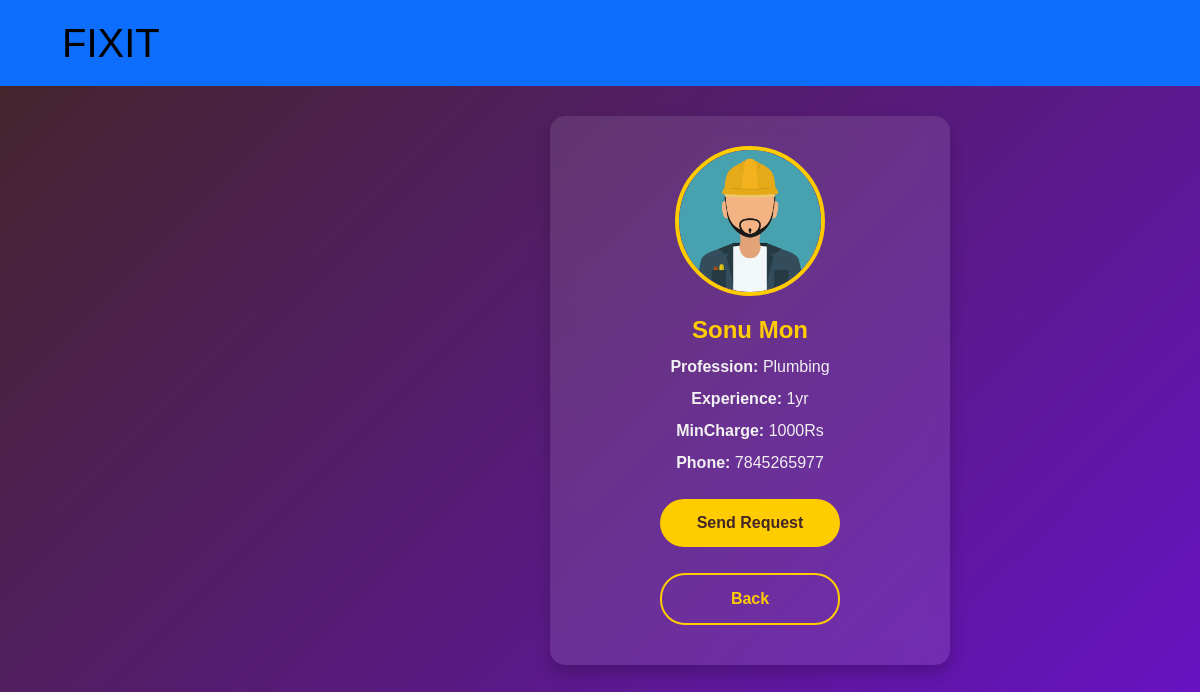
Page /worker/59/ on the committed database.
### mainapp/models.py (models this page shows, shortened)
class Worker(models.Model):
    TITLE_CHOICES = [
        ('Mr', 'Mr.'),
        ('Ms', 'Ms.'),
    ]
    STATUS_CHOICES = [
        ('pending', 'Pending'),
        ('approved', 'Approved'),
        ('rejected', 'Rejected'),
    ]
    title = models.CharField(max_length=10, choices=TITLE_CHOICES, default='Mr')
    first_name = models.CharField(max_length=100)
    last_name = models.CharField(max_length=100)
    email = models.EmailField(max_length=100, unique=True)
    password = models.CharField(max_length=255)  # Hashed password storage
    gender = models.CharField(max_length=10, choices=[('Male', 'Male'), ('Female', 'Female')])
    phone = models.CharField(max_length=15)
    profession = models.TextField()
    experience = models.TextField()
    amount = models.TextField()
    status = models.BooleanField(default=True, )  # Worker availability
    is_approved = models.BooleanField(default=False)  # New field

### mainapp/views.py (the view)
# urls.py: path('worker/<int:worker_id>/', views.view_worker, name='view_worker'),
def view_worker(request, worker_id):
    worker = get_object_or_404(Worker, id=worker_id)
    return render(request, 'view_worker.html', {'worker': worker})

### mainapp/templates/view_worker.html (shortened to what this page needs)
{% load static %}
<!DOCTYPE html>
<html lang="en">
<head>
    <link href="https://cdn.jsdelivr.net/npm/bootstrap@5.3.3/dist/css/bootstrap.min.css" rel="stylesheet">
    <link rel="stylesheet" href="{% static 'css/viewworker.style.css' %}">
</head>
<body>
    <nav class="navbar navbar-expand-lg navbar-light bg-primary" style=" width: 100%;">
        <div class="container-fluid">
          <a class="navbar-brand" href="#" style="font-size:40px; font-family: 'Franklin Gothic Medium', 'Arial Narrow', Arial, sans-serif; margin-left: 50px;" data-bs-toggle="offcanvas" data-bs-target="#staticBackdrop" aria-controls="staticBackdrop">FIXIT</a>
    </div>
  </nav>
  <div class="worker-container">
    <img src="{% if worker.gender == 'Male' %}
    {% static 'images/190691.png' %}
{% elif worker.gender == 'Female' %}
    {% static 'images/female_avatarjpg.jpg' %}
{% else %}
    {% static 'images/190691.png' %}
{% endif %}"
alt="Worker Image" class="worker-img">
    <h2 class="worker-name">{{ worker.first_name }} {{ worker.last_name }}</h2>
    <p class="worker-info"><strong>Profession:</strong> {{ worker.profession }}</p>
    <p class="worker-info"><strong>Experience:</strong> {{ worker.experience }} </p>
    <p class="worker-info"><strong>MinCharge:</strong> {{ worker.amount }}</p>
    <p class="worker-info"><strong>Phone:</strong> {{ worker.phone }}</p>
{% if worker.status %}
    <a href="{% url 'send_request' worker.id %}" class="btn btn-primary mt-3">Send Request</a>
{% else %}
    <button class="btn btn-primary mt-3" disabled>Not Available</button>
{% endif %}
    <a href="{% url 'user_dashboard' %}" class="btn btn-secondary mt-3">Back</a>
</div>
</body>
</html>

### mainapp/static/css/viewworker.style.css (style rules this page uses)
body { background: linear-gradient(135deg, #432626, #6a11cb); font-family: 'Poppins', sans-serif; color: #fff; margin: 0; padding: 0; justify-content: center; align-items: center; min-height: 100vh; }
.worker-container { background: rgba(255, 255, 255, 0.1); backdrop-filter: blur(10px); padding: 30px; border-radius: 15px; box-shadow: 0 8px 16px rgba(0, 0, 0, 0.2); text-align: center; width: 100%; max-width: 400px; transition: transform 0.3s ease; margin-top: 30px; margin-left: 550px; }
.worker-img { width: 150px; height: 150px; object-fit: cover; border-radius: 50%; border: 4px solid #ffcc00; margin-bottom: 20px; transition: transform 0.3s ease; }
.worker-name { font-size: 24px; font-weight: bold; color: #ffcc00; margin-bottom: 10px; }
.worker-info { font-size: 16px; color: #f1f1f1; margin-bottom: 8px; }
.btn { width: 180px; padding: 12px; font-size: 16px; font-weight: bold; border-radius: 25px; transition: 0.3s ease; margin: 10px 5px; display: inline-block; }
.btn-primary { background-color: #ffcc00; color: #432626; border: none; }
.btn-secondary { background-color: transparent; color: #ffcc00; border: 2px solid #ffcc00; }

### rows in the picture
Worker: first_name "Sonu", last_name "Mon", profession "Plumbing", experience "1yr", amount "1000Rs", phone "7845265977"
